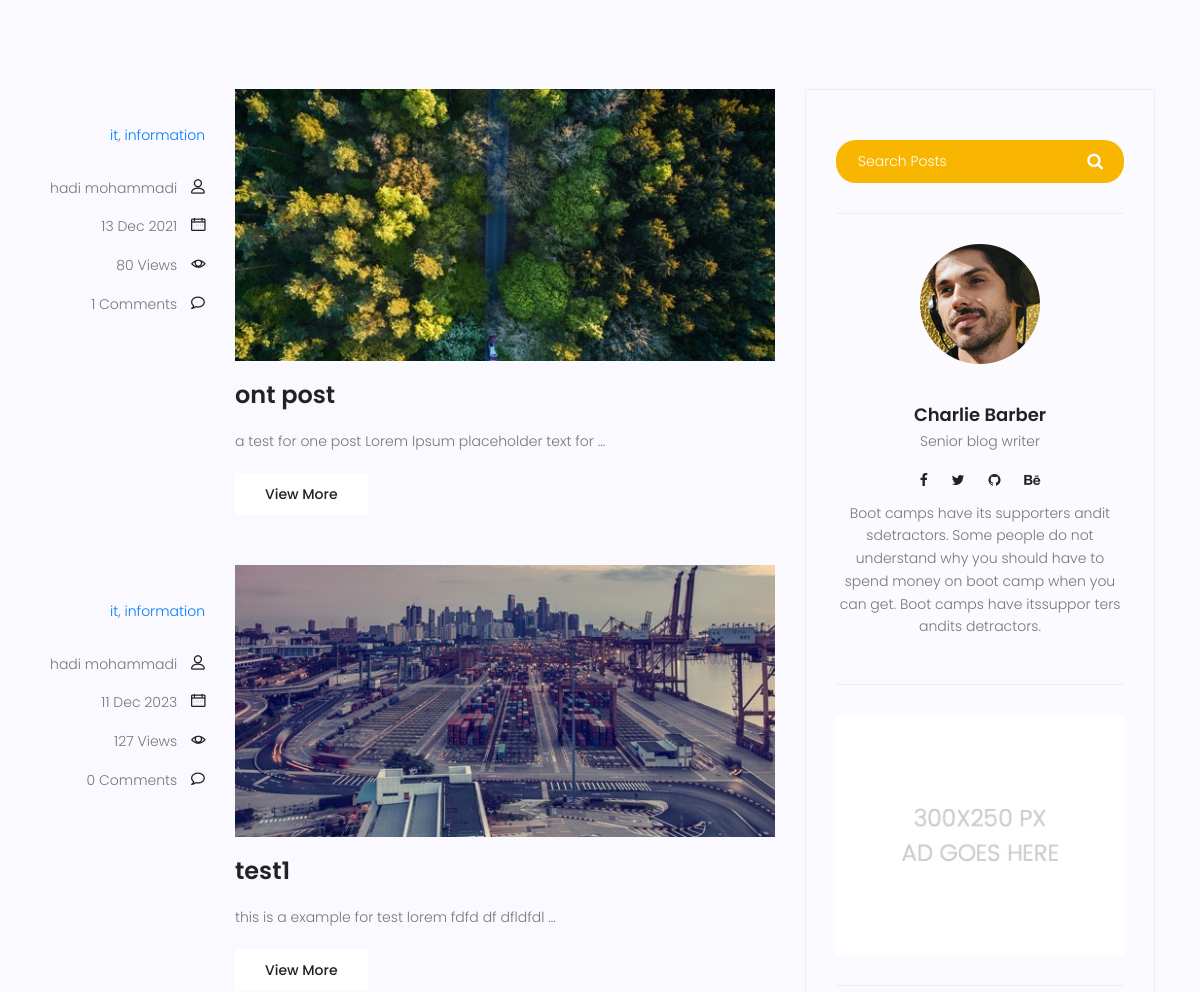
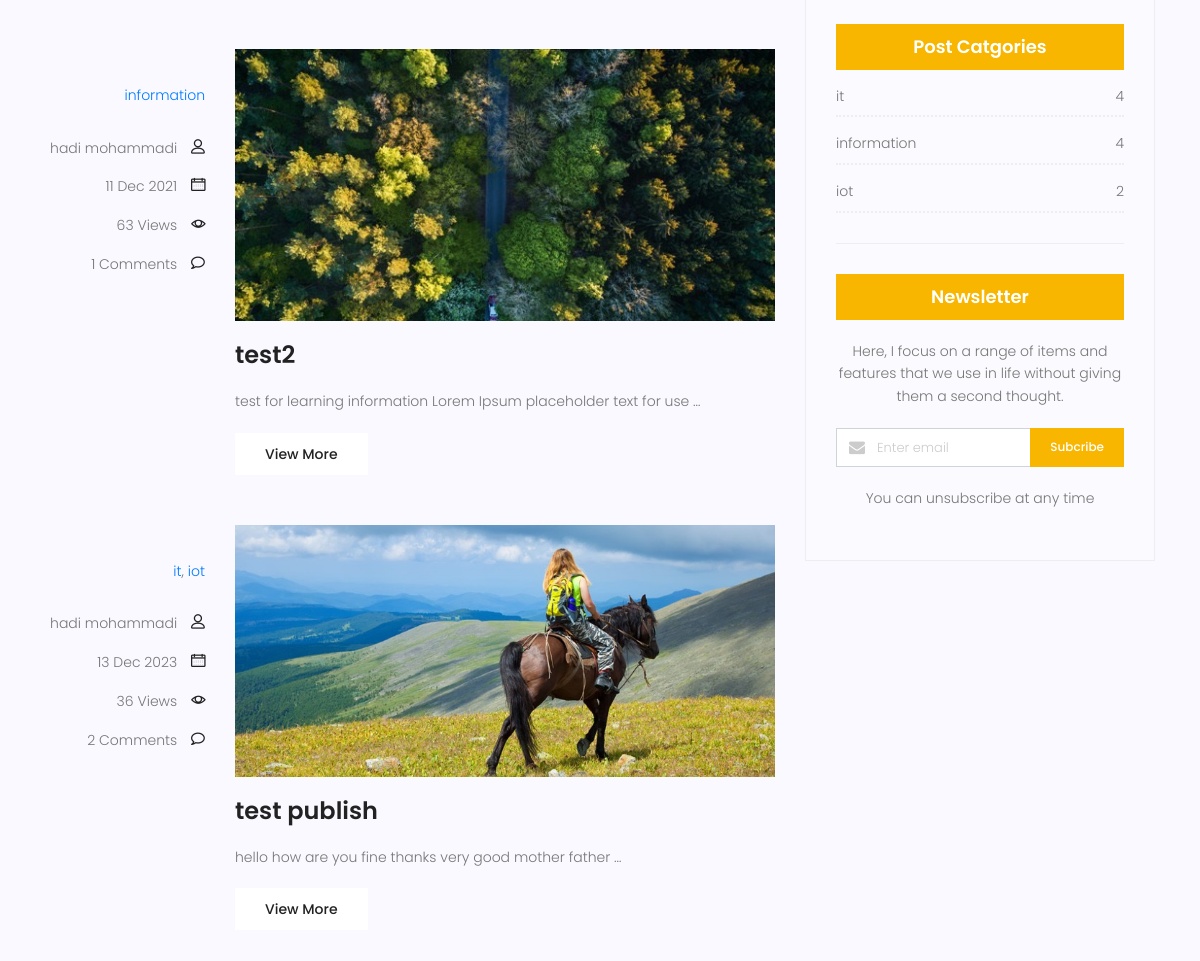
Page /blog/search/ (middle part) on the earlier database version (2 pictures, top to bottom).
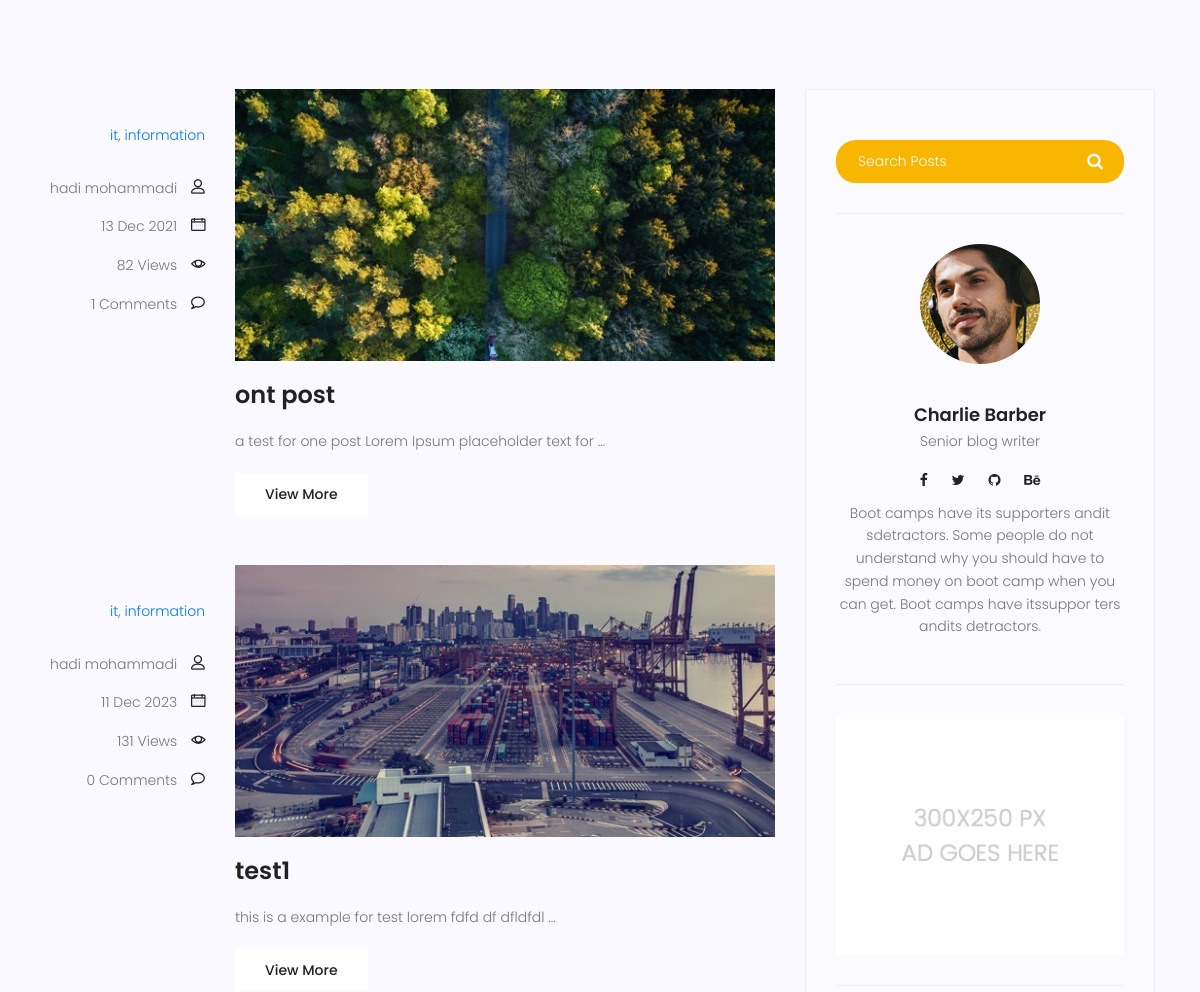
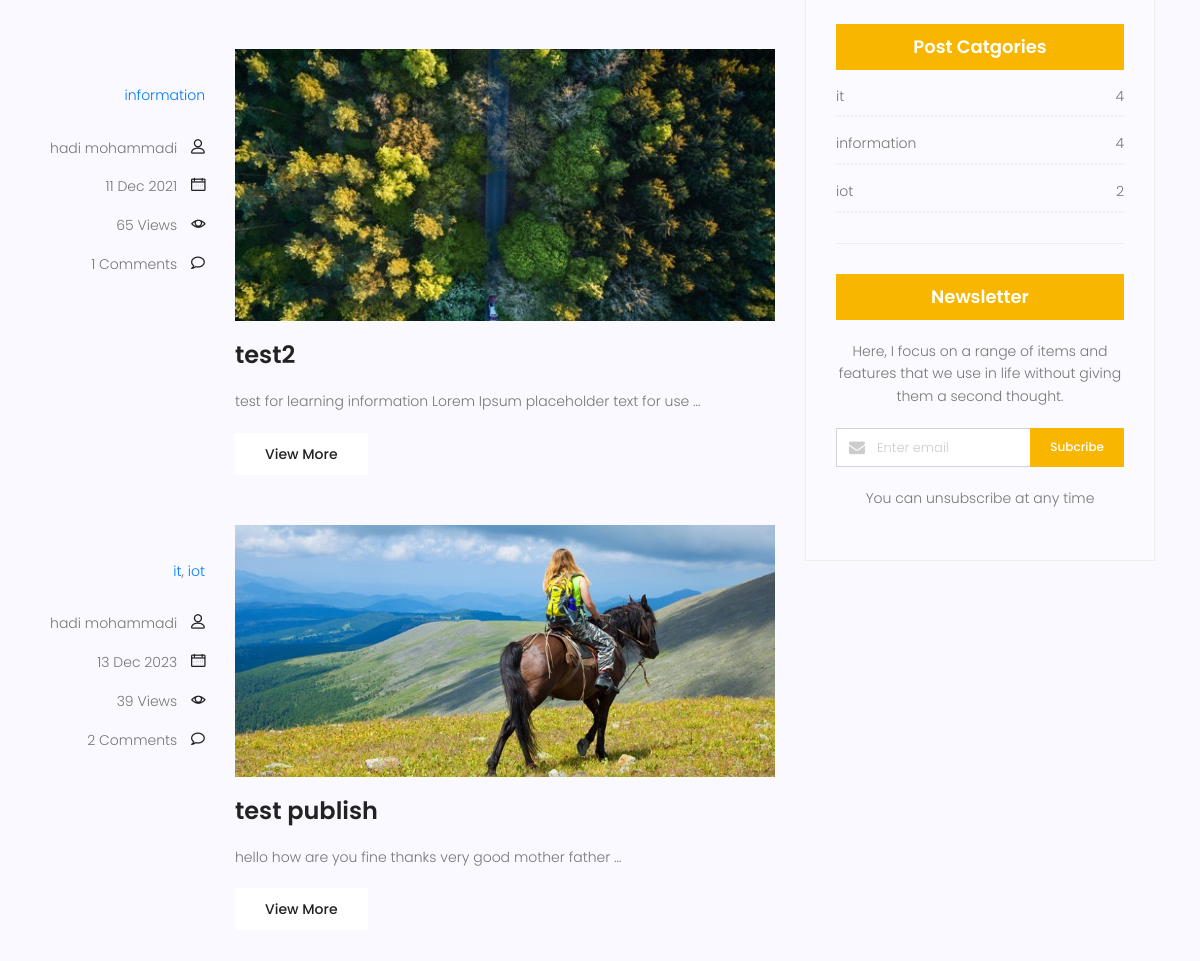
Same page on the later database version (2 pictures, top to bottom).
### blog/models.py (models this page shows, shortened)
class Post(models.Model):
    image = models.ImageField(upload_to='blog/', default='blog/defult.jpg')
    author = models.ForeignKey(User, on_delete=models.SET_NULL, null=True)
    title = models.CharField(max_length=255)
    content = models.TextField()
    tags = TaggableManager()
    category = models.ManyToManyField(Category)
    login_require=models.BooleanField(default=False)
    counted_views = models.IntegerField(default=0)
    status = models.BooleanField(default=False)
    published_date = models.DateTimeField(null=True)
    created_date = models.DateTimeField(auto_now_add=True)
    updated_date = models.DateTimeField(auto_now=True)
    class Meta:
        ordering = ['created_date']

### blog/views.py (the view)
# urls.py: path('search/',blog_search, name='search'),
def blog_search(request):
    posts = Post.objects.filter(published_date__lte=timezone.now(), status=1)
    if request.method=='GET':
        if s:=request.GET.get('s'):
            posts=posts.filter(content__contains=s)
    context={'posts':posts}
    return render(request,'blog/blog-home.html',context)

### blog/models.py (called while the page is built)
    def __str__(self):
        return self.name

### blog/templatetags/blog_tags.py (called while the page is built)
@register.inclusion_tag('blog/blog-post-categories.html')
def postcategories():
    posts = Post.objects.filter(status=1)
    categories=Category.objects.all()
    cat_dict={}
    for name in categories:
        cat_dict[name]=posts.filter(category=name).count
    return {'categories':cat_dict}

@register.simple_tag(name='comments_count')
def function(pid):
    post=Post.objects.get(pk=pid)
    return Comment.objects.filter(post=post.id,approved=True).count()

### templates/blog/blog-home.html (shortened to what this page needs)
{%extends 'base.html' %}
{% load static %}
{%load blog_tags%}
{%block content %}
<section class="top-category-widget-area pt-90 pb-90 ">
</section>
<section class="post-content-area">
	<div class="container">
		<div class="row">
			<div class="col-lg-8 posts-list">
				{%for post in posts %}
				<div class="single-post row">
					<div class="col-lg-3  col-md-3 meta-details">
						<ul class="tags">
							{%for cat in post.category.all %}
							<a href="{%url 'blog:category' cat_name=cat.name%}">{{cat.name}}</a>{% if not forloop.last %},{%endif%}
							{%endfor%}
						</ul>
						<div class="user-details row">
							<p class="user-name col-lg-12 col-md-12 col-6"><a href="{%url 'blog:author' author_username=post.author.username%}">{{post.author.get_full_name}}</a> <span class="lnr lnr-user"></span></p>
							<p class="date col-lg-12 col-md-12 col-6"><a href="#">{{post.published_date|date:"d M Y"}}</a> <span class="lnr lnr-calendar-full"></span></p>
							<p class="view col-lg-12 col-md-12 col-6"><a href="#">{{post.counted_views}} Views</a> <span class="lnr lnr-eye"></span></p>
							<p class="comments col-lg-12 col-md-12 col-6"><a href="#">{%comments_count post.id%} Comments</a> <span class="lnr lnr-bubble"></span></p>
						</div>
					</div>
					<div class="col-lg-9 col-md-9 ">
						<div class="feature-img">
							<img class="img-fluid" src="{{ post.image.url }}" alt="">
						</div>
						<a class="posts-title" href="{% url 'blog:single' pid=post.id %}"><h3>{{ post.title}}</h3></a>
						<p class="excert">
							{{ post.content|truncatewords:10}}
						</p>
						<a href="{% url 'blog:single' pid=post.id %}" class="primary-btn">View More</a>
					</div>
				</div>
				{% endfor %}
			</div>
			<div class="col-lg-4 sidebar-widgets">
				<div class="widget-wrap">
					{%include 'blog/blog-search.html' %}
					{% include 'blog/blog-writer.html' %}
					{%include 'blog/blog-ads.html'%}
					{% postcategories%}
					{%include 'blog/blog-newletter.html'%}
				</div>
			</div>
		</div>
	</div>
</section>
{% endblock %}

Differences in the rows shown:
changed Post "ont post": counted_views "80" → "82"
changed Post "test1": counted_views "127" → "131"
changed Post "test2": counted_views "63" → "65"
changed Post "test publish": counted_views "36" → "39"
